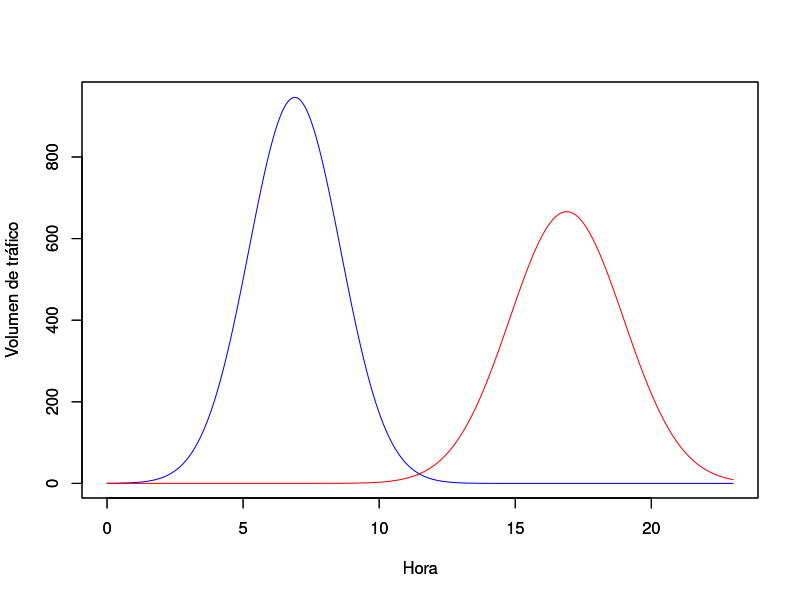
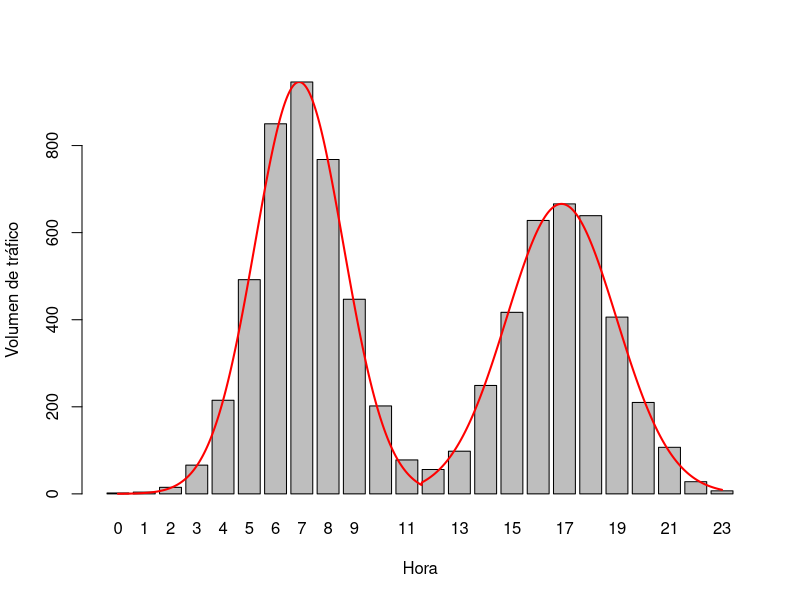
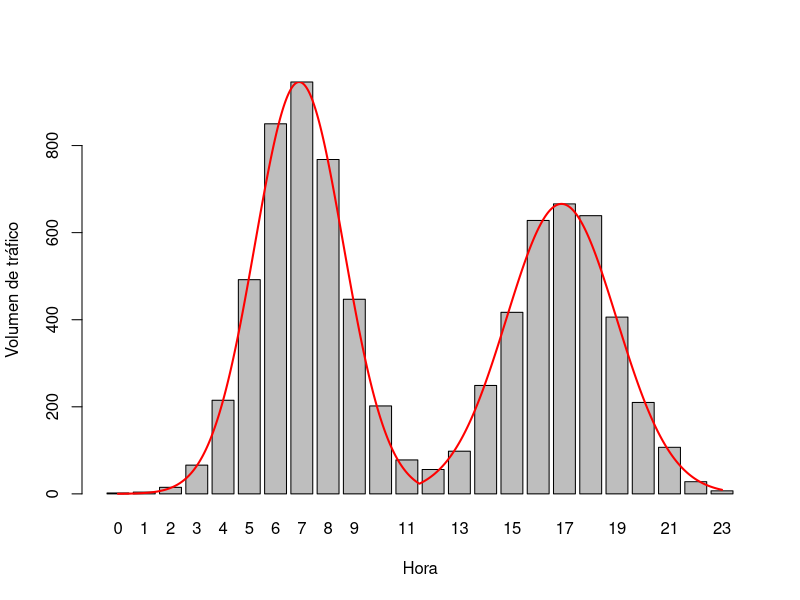

Reproduce these figures in R, in order.
datos<-read.csv("Metro_Interstate_Traffic_Volume_pdf.csv", header=FALSE)
head(datos)
lb_dias = c("Domingo", "Lunes", "Martes", "Miércoles", "Jueves", "Viernes", "Sábado")
np <- 100
id_1 <- sample(1:7, 1)
id_s <- datos[,1]==id_1
hrs <- datos[id_s,2]
nhrs <- length(hrs)
fl <- datos[id_s,3]
md <- sum(hrs*fl)/sum(fl)
id_vl <- ceiling(md)
vl <- fl[id_vl]
vls <- round(vl*(id_vl-md))
vli <- vl-vls
di <- fl[hrs<id_vl]
di[id_vl] <- vli
dd <- fl[hrs>=id_vl]
dd <- c(vls, dd)
ndi = sum(di)
md1 <- sum(hrs[1:id_vl]*di)/ndi
vr1 <- sum((hrs[1:id_vl]**2)*di)/ndi-md1**2
mx1 <- max(di)
ndd <- sum(dd)
md2 <- sum(hrs[id_vl:nhrs]*dd)/ndd
vr2 <- sum((hrs[id_vl:nhrs]**2)*dd)/ndd-md2**2
mx2 <- max(dd)

vhrs <- (0:(23*np))/np
mdl1 <- mx1*exp((-(vhrs-md1)**2)/(2*vr1))
mdl2 <- mx2*exp((-(vhrs-md2)**2)/(2*vr2))
mdlt <- mdl1
id_lt <- vhrs>md
mdlt[id_lt] <- mdl2[id_lt]

xr1 <- mx1*exp((-(md-md1)**2)/(2*vr1))
xr2 <- mx2*exp((-(md-md2)**2)/(2*vr2))
md
xr1
xr2

a <- vr1-vr2
b <- 2*(vr2*md1-vr1*md2)
c <- vr1*md2**2-vr2*md1**2-2*vr1*vr2*log(mx2/mx1)
x1 <- (-b+sqrt(b**2-4*a*c))/(2*a)
x2 <- (-b-sqrt(b**2-4*a*c))/(2*a)
xr <- ifelse(x1>md1&x1<md2, x1, x2)
x1
x2
xr

mdlt2 <- mdl1
id_lt2 <- vhrs>xr
mdlt2[id_lt2] <- mdl2[id_lt2]

h_sel <- 1:23
fl_sel <- ifelse(h_sel<xr, mx1*exp((-(h_sel-md1)**2)/(2*vr1)), mx2*exp((-(h_sel-md2)**2)/(2*vr2)))
sum((fl_sel-fl[h_sel+1])**2)
100*sum(abs(fl_sel-fl[h_sel+1]))/max(fl)
100*sum(max(abs(fl_sel-fl[h_sel+1])))/max(fl)

hrs_mn <- min(hrs);
hrs_mx <- max(hrs);
fl_mn <- min(fl)
fl_mx <- max(fl)
plot(vhrs, mdl1, type="l", col='blue', xlim=c(hrs_mn, hrs_mx), ylim=c(fl_mn, fl_mx), xlab="Hora", ylab="Volumen de tráfico")
par(new=TRUE)
plot(vhrs, mdl2, type="l", col='red',  xlim=c(hrs_mn, hrs_mx), ylim=c(fl_mn, fl_mx), xlab="Hora" , ylab="Volumen de tráfico")

xb <- barplot(fl, names.arg=hrs, xlab="Hora", ylab="Volumen de tráfico")
par(new=TRUE)
xbi <- xb[1]
dxb <- xb[2]-xb[1]
lines(dxb*vhrs+xbi, mdlt, type="l", col='red', lwd=2)

xb <- barplot(fl, names.arg=hrs, xlab="Hora", ylab="Volumen de tráfico")
par(new=TRUE)
xbi <- xb[1]
dxb <- xb[2]-xb[1]
lines(dxb*vhrs+xbi, mdlt2, type="l", col='red', lwd=2)